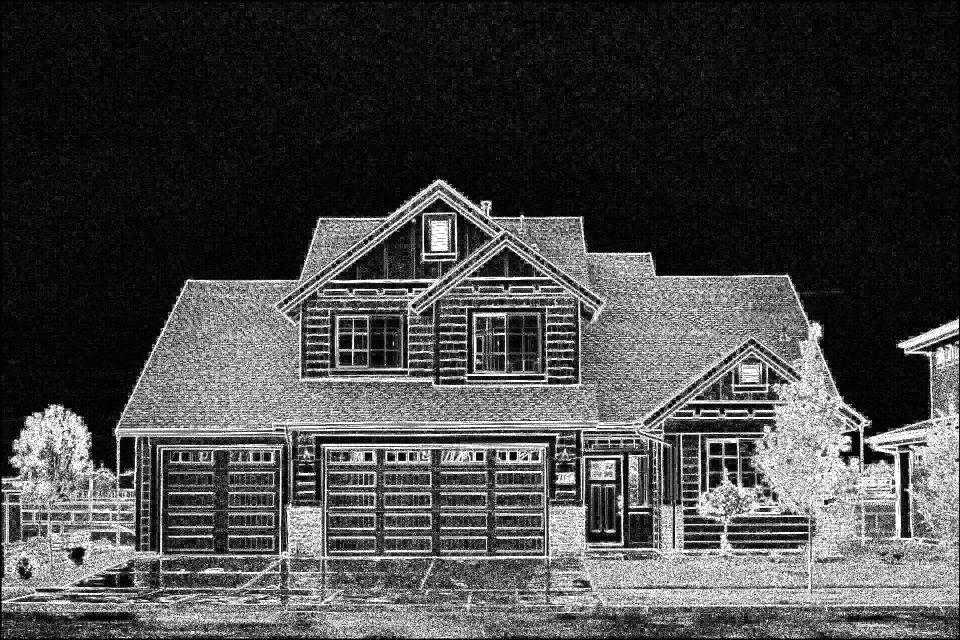
//> input picture CUDA/laplacian_of_gaussian/GPUV1/outCudaV1.jpg, 1920 x 1279 px (shown at 1/2 size)
$ ./log ../GPUV1/outCudaV1.jpg   (built with g++ and OpenCV 4)
//> lines starting //> are read from the running program, lines starting //| are printed output that depends on the picture
#include <opencv2/opencv.hpp>
#include <vector>
#include <chrono>

using namespace cv;
using namespace std;

/**
 * À partir d'une image en couleur, on crée une réplique
 *  en noir et blanc
 *
 * @param data_in les données de l'image d'entrée
 * @param rows le nombre de lignes de l'image
 * @param cols le nombre de colonnes de l'image
 *
 * @param data_out les données de la réplique en noir et blanc de l'image originelle
 */
void grayscale(unsigned char* data_in, unsigned char* data_out, int rows, int cols)
{
    for (int i = 0; i < rows; ++i)
    {
        for (int j = 0; j < cols; ++j)
        {
            data_out[i * cols + j] = ( 307 * data_in[3* (i * cols + j)] + 604 * data_in[3 * (i * cols + j) + 1] + 113 * data_in[3 * (i * cols + j) + 2] ) /1024;
        }
    }
}

/**
 * Applique la matrice de convolution ci-dessous sur chaque pixel
 * de l'image en noir et blanc d'entrée
 *
 *  0  0 -1  0  0
 *  0 -1 -2 -1  0
 * -1 -2 16 -2 -1
 *  0 -1 -2 -1  0
 *  0  0 -1  0  0
 *
 * @param data_in les données de l'image d'entrée
 * @param rows le nombre de lignes de l'image
 * @param cols le nombre de colonnes de l'image
 *
 * @param data_out les données de la réplique, avec la convolution appliquée, de l'image originelle
 */
void laplacian_of_gaussian(unsigned char* data_in, unsigned char* data_out, int rows, int cols)
{

    int result;
    for (int i = 0; i < rows; ++i)
    {
        for (int j = 0; j < cols; ++j)
        {
            result = 0;
            if( i >= 2 && i < (rows - 2) && j >= 2 && j < (cols - 2) )
            {

                // Tous les pixels que l'on multiplie par 16
                result = data_in[(i * cols + j)] * 16

                // Tous les pixels que l'on multiplie par -2
                + ( data_in[((i-1) * cols + j)] + data_in[((i+1) * cols + j)] + data_in[(i * cols + (j-1))] + data_in[(i * cols + (j+1))] ) * -2

                // Tous les pixels que l'on multiplie par -1
                + ( data_in[((i-2) * cols + j)] + data_in[((i+2) * cols + j)] + data_in[(i * cols + (j-2))] + data_in[(i * cols + (j+2))]
                  + data_in[((i-1) * cols + (j-1))] + data_in[((i-1) * cols + (j+1))] + data_in[((i+1) * cols + (j-1))] + data_in[((i+1) * cols + (j+1))] ) * -1;

                result = result * result;
                result > 255*255 ? result = 255*255 : result;

                data_out[ i * cols + j] = sqrt(result);
            }
        }
    }
}

int main(int argc, char** argv)
{
    //printf("Number of argument : %d\n", argc);

    if(argc == 2){
        Mat image = imread(argv[1]);
//> image is the input picture: 1279 rows x 1920 cols, CV_8UC3; min 0, max 255, mean 70.7


        unsigned char* tmp = (unsigned char*)malloc((image.cols * image.rows)*sizeof(unsigned char));
        unsigned char* data_out = (unsigned char*)malloc((image.cols * image.rows)*sizeof(unsigned char));

        Mat out( image.rows , image.cols , CV_8UC1 , data_out);

        auto start = chrono::high_resolution_clock::now();

        grayscale(image.data,tmp,image.rows,image.cols);
        laplacian_of_gaussian(tmp,data_out,image.rows,image.cols);
//> after the loop in laplacian_of_gaussian, `for (int i = 0; i < rows; ++i)`: result = 0

        auto stop = chrono::high_resolution_clock::now();

        imwrite("out/outCPP.jpg",out);
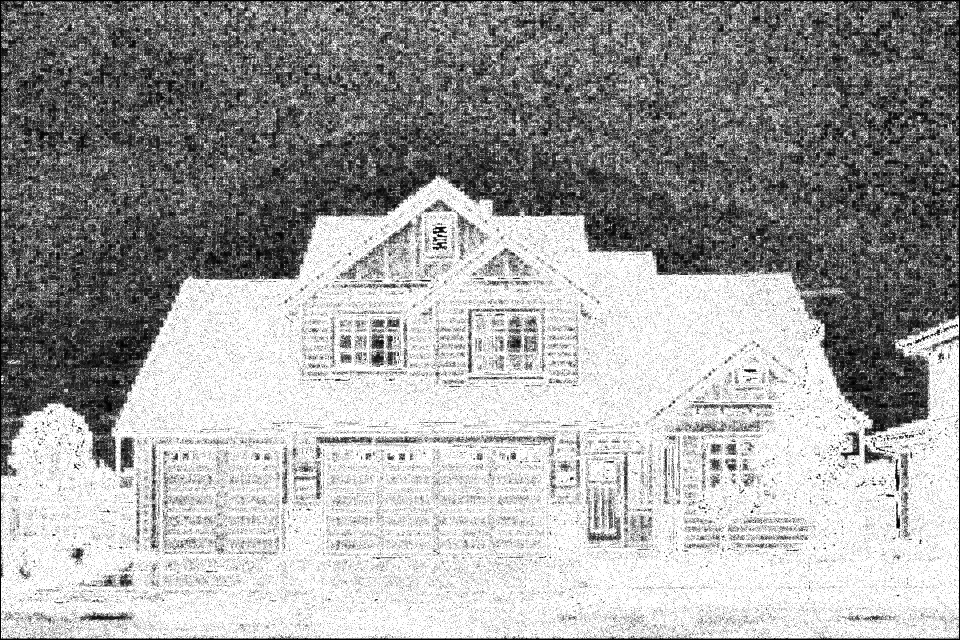
//> saved as outCPP.jpg: 1279 rows x 1920 cols, CV_8UC1 (shown at 1/2 size); min 0, max 255, mean 161.8

        auto duration = chrono::duration_cast<chrono::milliseconds>(stop - start);

        cout << duration.count() << endl;

    }


    return 0;
}
